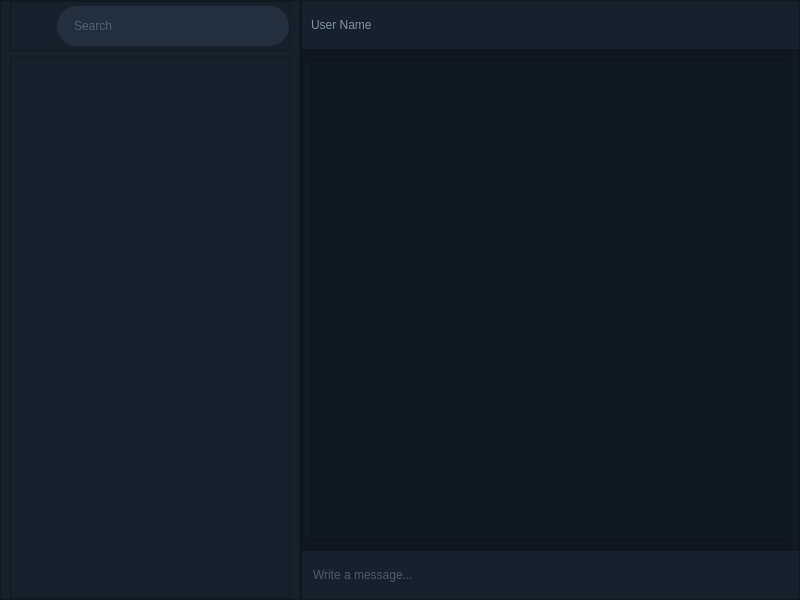
<?xml version="1.0" encoding="UTF-8"?>
<ui version="4.0">
 <class>MainWindow</class>
 <widget class="QMainWindow" name="MainWindow">
  <property name="geometry">
   <rect>
    <x>0</x>
    <y>0</y>
    <width>800</width>
    <height>600</height>
   </rect>
  </property>
  <property name="windowTitle">
   <string>Messanger</string>
  </property>
  <widget class="QWidget" name="centralwidget">
   <property name="autoFillBackground">
    <bool>false</bool>
   </property>
   <property name="styleSheet">
    <string notr="true">background-color: rgb(16, 25, 33);</string>
   </property>
   <layout class="QGridLayout" name="gridLayout">
    <property name="leftMargin">
     <number>0</number>
    </property>
    <property name="topMargin">
     <number>0</number>
    </property>
    <property name="rightMargin">
     <number>0</number>
    </property>
    <property name="bottomMargin">
     <number>0</number>
    </property>
    <property name="spacing">
     <number>0</number>
    </property>
    <item row="0" column="0">
     <widget class="QSplitter" name="splitter">
      <property name="lineWidth">
       <number>1</number>
      </property>
      <property name="orientation">
       <enum>Qt::Horizontal</enum>
      </property>
      <property name="handleWidth">
       <number>1</number>
      </property>
      <widget class="QWidget" name="chatsContainer" native="true">
       <property name="maximumSize">
        <size>
         <width>300</width>
         <height>16777215</height>
        </size>
       </property>
       <property name="mouseTracking">
        <bool>false</bool>
       </property>
       <property name="styleSheet">
        <string notr="true">background-color: rgb(23, 33, 43)</string>
       </property>
       <layout class="QVBoxLayout" name="verticalLayout">
        <property name="leftMargin">
         <number>0</number>
        </property>
        <property name="topMargin">
         <number>0</number>
        </property>
        <property name="rightMargin">
         <number>0</number>
        </property>
        <property name="bottomMargin">
         <number>0</number>
        </property>
        <item>
         <widget class="QFrame" name="chatsContainerFrame">
          <property name="maximumSize">
           <size>
            <width>16777215</width>
            <height>16777215</height>
           </size>
          </property>
          <property name="frameShape">
           <enum>QFrame::StyledPanel</enum>
          </property>
          <property name="frameShadow">
           <enum>QFrame::Raised</enum>
          </property>
          <layout class="QVBoxLayout" name="verticalLayout_2">
           <property name="leftMargin">
            <number>9</number>
           </property>
           <property name="topMargin">
            <number>0</number>
           </property>
           <property name="rightMargin">
            <number>9</number>
           </property>
           <property name="bottomMargin">
            <number>0</number>
           </property>
           <item>
            <widget class="QFrame" name="searchFrame">
             <property name="minimumSize">
              <size>
               <width>0</width>
               <height>0</height>
              </size>
             </property>
             <property name="maximumSize">
              <size>
               <width>16777215</width>
               <height>50</height>
              </size>
             </property>
             <property name="frameShape">
              <enum>QFrame::StyledPanel</enum>
             </property>
             <property name="frameShadow">
              <enum>QFrame::Raised</enum>
             </property>
             <layout class="QHBoxLayout" name="horizontalLayout_2">
              <property name="leftMargin">
               <number>0</number>
              </property>
              <property name="topMargin">
               <number>0</number>
              </property>
              <property name="rightMargin">
               <number>0</number>
              </property>
              <property name="bottomMargin">
               <number>0</number>
              </property>
              <item>
               <widget class="QPushButton" name="searchButton">
                <property name="sizePolicy">
                 <sizepolicy hsizetype="Maximum" vsizetype="Fixed">
                  <horstretch>0</horstretch>
                  <verstretch>0</verstretch>
                 </sizepolicy>
                </property>
                <property name="minimumSize">
                 <size>
                  <width>40</width>
                  <height>40</height>
                 </size>
                </property>
                <property name="styleSheet">
                 <string notr="true">backgroud-color: rgba(0,0,0,0);</string>
                </property>
                <property name="text">
                 <string/>
                </property>
                <property name="icon">
                 <iconset resource="res.qrc">
                  <normaloff>:/icons/img/menu_icon2.png</normaloff>:/icons/img/menu_icon2.png</iconset>
                </property>
                <property name="flat">
                 <bool>true</bool>
                </property>
               </widget>
              </item>
              <item>
               <widget class="QLineEdit" name="searchLine">
                <property name="sizePolicy">
                 <sizepolicy hsizetype="Expanding" vsizetype="Fixed">
                  <horstretch>0</horstretch>
                  <verstretch>0</verstretch>
                 </sizepolicy>
                </property>
                <property name="minimumSize">
                 <size>
                  <width>0</width>
                  <height>20</height>
                 </size>
                </property>
                <property name="maximumSize">
                 <size>
                  <width>1000</width>
                  <height>40</height>
                 </size>
                </property>
                <property name="styleSheet">
                 <string notr="true">QLineEdit#searchLine{
	background-color: rgb(36, 47, 61);
	color: rgb(127, 145, 164);
	padding-left: 15;
	border-radius: 20px;
}
</string>
                </property>
                <property name="inputMask">
                 <string/>
                </property>
                <property name="text">
                 <string/>
                </property>
                <property name="placeholderText">
                 <string>Search</string>
                </property>
               </widget>
              </item>
             </layout>
            </widget>
           </item>
           <item>
            <widget class="QFrame" name="chatsFrame">
             <property name="frameShape">
              <enum>QFrame::StyledPanel</enum>
             </property>
             <property name="frameShadow">
              <enum>QFrame::Raised</enum>
             </property>
            </widget>
           </item>
          </layout>
         </widget>
        </item>
       </layout>
      </widget>
      <widget class="QWidget" name="dialogContainer" native="true">
       <layout class="QVBoxLayout" name="verticalLayout_3">
        <property name="spacing">
         <number>0</number>
        </property>
        <property name="leftMargin">
         <number>0</number>
        </property>
        <property name="topMargin">
         <number>0</number>
        </property>
        <property name="rightMargin">
         <number>0</number>
        </property>
        <property name="bottomMargin">
         <number>0</number>
        </property>
        <item>
         <widget class="QFrame" name="infoAbout">
          <property name="minimumSize">
           <size>
            <width>0</width>
            <height>50</height>
           </size>
          </property>
          <property name="maximumSize">
           <size>
            <width>16777215</width>
            <height>50</height>
           </size>
          </property>
          <property name="baseSize">
           <size>
            <width>0</width>
            <height>0</height>
           </size>
          </property>
          <property name="styleSheet">
           <string notr="true">background-color: rgb(23, 33, 43);</string>
          </property>
          <property name="frameShape">
           <enum>QFrame::StyledPanel</enum>
          </property>
          <property name="frameShadow">
           <enum>QFrame::Raised</enum>
          </property>
          <layout class="QHBoxLayout" name="horizontalLayout_3">
           <item>
            <widget class="QLabel" name="userinfoLabel">
             <property name="styleSheet">
              <string notr="true">color: rgb(127, 145, 164);</string>
             </property>
             <property name="text">
              <string>User Name</string>
             </property>
            </widget>
           </item>
          </layout>
         </widget>
        </item>
        <item>
         <widget class="QFrame" name="dialog">
          <property name="styleSheet">
           <string notr="true">background-color: rgb(16, 25, 33);</string>
          </property>
          <property name="frameShape">
           <enum>QFrame::StyledPanel</enum>
          </property>
          <property name="frameShadow">
           <enum>QFrame::Raised</enum>
          </property>
          <layout class="QHBoxLayout" name="horizontalLayout">
           <item>
            <widget class="QTextBrowser" name="textBrowser"/>
           </item>
          </layout>
         </widget>
        </item>
        <item>
         <widget class="QFrame" name="input">
          <property name="maximumSize">
           <size>
            <width>16777215</width>
            <height>50</height>
           </size>
          </property>
          <property name="styleSheet">
           <string notr="true">background-color: rgb(23 ,33, 43);</string>
          </property>
          <property name="frameShape">
           <enum>QFrame::StyledPanel</enum>
          </property>
          <property name="frameShadow">
           <enum>QFrame::Raised</enum>
          </property>
          <layout class="QHBoxLayout" name="horizontalLayout_4">
           <item>
            <widget class="QLineEdit" name="messLine">
             <property name="minimumSize">
              <size>
               <width>0</width>
               <height>30</height>
              </size>
             </property>
             <property name="styleSheet">
              <string notr="true">color: rgb(127 ,145 ,164);
border: 0;</string>
             </property>
             <property name="inputMask">
              <string/>
             </property>
             <property name="placeholderText">
              <string>Write a message...</string>
             </property>
            </widget>
           </item>
          </layout>
         </widget>
        </item>
       </layout>
      </widget>
     </widget>
    </item>
   </layout>
  </widget>
 </widget>
 <resources>
  <include location="res.qrc"/>
 </resources>
 <connections/>
</ui>
